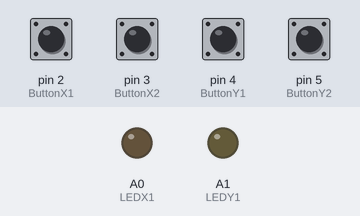
Simulated run of this program. Board: Arduino Uno, built with avr-gcc and run on an emulated ATmega328P. Shown: output pins drawn as LEDs (lit = HIGH). The test bench sets the inputs (shaded band); at power-on: pin 2 (ButtonX1), pin 3 (ButtonX2), pin 4 (ButtonY1), pin 5 (ButtonY2) HIGH. What the program prints to the serial monitor is not drawn.

Above: at 1.2 s.
1.3 s: pin 2 (ButtonX1) pulled LOW for 0.15 s
At 1.37 s:
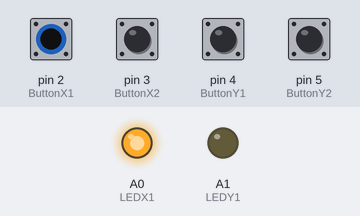
2.9 s: pin 4 (ButtonY1) pulled LOW for 0.15 s
At 2.97 s:
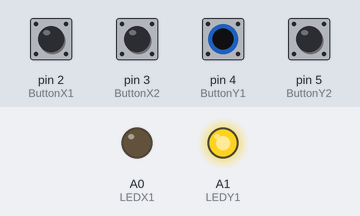
4.5 s: pin 3 (ButtonX2) pulled LOW for 0.15 s
At 5.1 s:
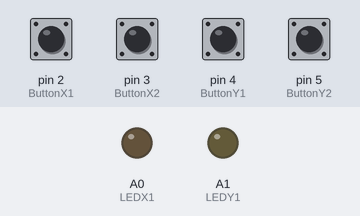
6.3 s: pin 5 (ButtonY2) pulled LOW for 0.15 s
At 6.38 s:
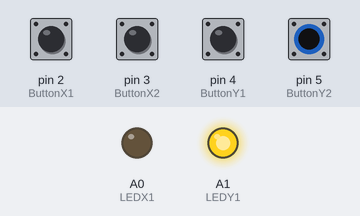
9.4 s: pin 2 (ButtonX1) pulled LOW for 1 s
At 11.6 s:
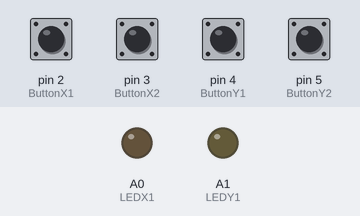
11.9 s: pin 3 (ButtonX2) pulled LOW for 1 s
At 12.7 s:
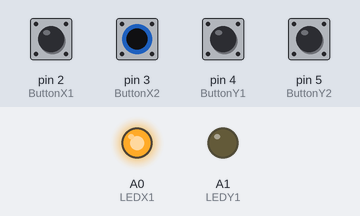
Timing chart, 0 to 14.9 s (numbered marks = the images above; inputs shaded):
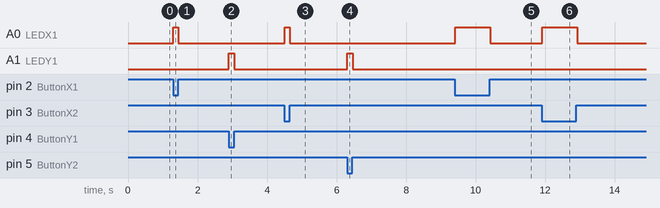

Measured:
- after the input at 1.3 s, A0 (LEDX1): LOW → HIGH at once, → LOW 0.15 s later
- after the input at 2.9 s, A1 (LEDY1): LOW → HIGH at once, → LOW 0.15 s later
- after the input at 4.5 s, A0 (LEDX1): LOW → HIGH at once, → LOW 0.15 s later
- after the input at 6.3 s, A1 (LEDY1): LOW → HIGH at once, → LOW 0.15 s later
- after the input at 9.4 s, A0 (LEDX1): LOW → HIGH at once, → LOW 1.0 s later
- after the input at 11.9 s, A0 (LEDX1): LOW → HIGH at once, → LOW 1.0 s later

The program:

main.cpp
```cpp
#include <arduino.h>

const int BUTTON_PRESSED = LOW;
const int BUTTON_NOT_PRESSED = HIGH;

int ButtonX1State, ButtonX2State, ButtonY1State, ButtonY2State;

const int ButtonX1 = 2;
const int ButtonX2 = 3;
const int ButtonY1 = 4;
const int ButtonY2 = 5;
const int LEDX1 = A0;
const int LEDY1 = A1;

int x = 0;
int y = 0;

void setup() {
  Serial.begin(9600);
  pinMode(ButtonX1, INPUT);
  pinMode(ButtonX2, INPUT);
  pinMode(ButtonY1, INPUT);
  pinMode(ButtonY2, INPUT);
  pinMode(LEDX1, OUTPUT);
  pinMode(LEDY1, OUTPUT);
}

void loop() {
  ButtonX1State = digitalRead(ButtonX1);
  ButtonX2State = digitalRead(ButtonX2);
  ButtonY1State = digitalRead(ButtonY1);
  ButtonY2State = digitalRead(ButtonY2);

  if (ButtonX1State == BUTTON_PRESSED) {
    x++;
  } else if (ButtonX2State == BUTTON_PRESSED) {
    x--;

  }

  if (ButtonY1State == BUTTON_PRESSED) {
    y++;
  } else if (ButtonY2State == BUTTON_PRESSED) {
    y--;
  }

  digitalWrite(LEDX1, (ButtonX1State == BUTTON_PRESSED || ButtonX2State == BUTTON_PRESSED) ? HIGH : LOW);
  digitalWrite(LEDY1, (ButtonY1State == BUTTON_PRESSED || ButtonY2State == BUTTON_PRESSED) ? HIGH : LOW);


  uint8_t checksum = ((x >> 8 ) & 0xFF) + (x & 0xFF) + ((y >> 8 ) & 0xFF) + (y & 0xFF);
  Serial.write((x >> 8 ) & 0xFF);
  Serial.write(x & 0xFF);
  Serial.write((y >> 8 ) & 0xFF);
  Serial.write(y & 0xFF);
  Serial.write(checksum);
  delay(50);
}
```
